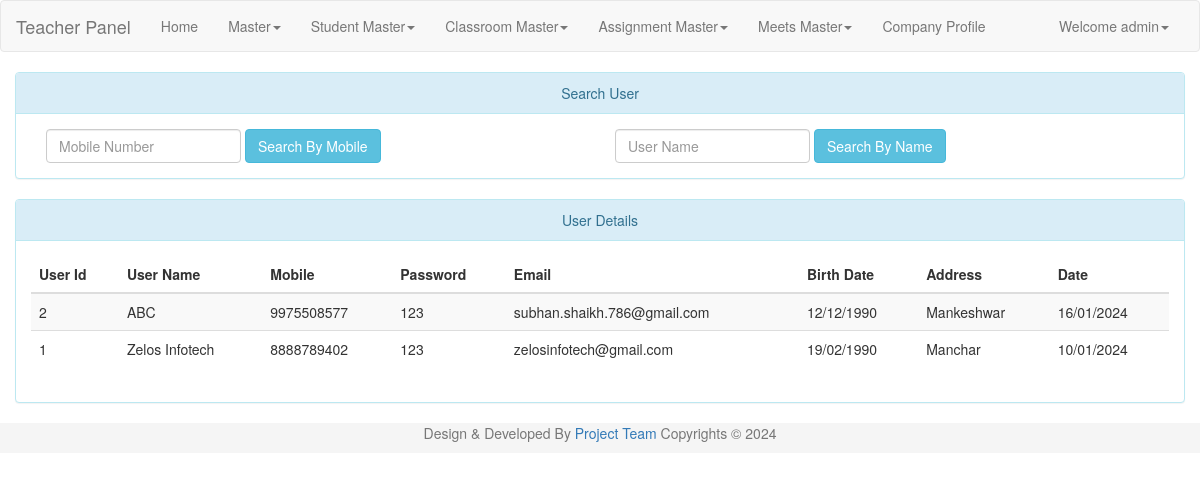
Page /zel_admin/user_tlist.php (signed in) on the committed database.
### tables this page shows
CREATE TABLE `user` (
  `uid` int(9) NOT NULL,
  `uname` varchar(45) NOT NULL,
  `pass` varchar(20) NOT NULL,
  `uregdate` datetime NOT NULL,
  `utype` int(9) NOT NULL,
  `ustatus` tinyint(1) NOT NULL
);

CREATE TABLE `end_user` (
  `euid` int(9) NOT NULL,
  `euname` varchar(30) NOT NULL,
  `eumob` varchar(10) NOT NULL,
  `eupass` varchar(50) NOT NULL,
  `altmob` varchar(10) NOT NULL,
  `gender` varchar(10) NOT NULL,
  `email` varchar(500) NOT NULL,
  `bdate` date NOT NULL,
  `address` varchar(250) NOT NULL,
  `cid` int(9) NOT NULL,
  `euregdate` date NOT NULL,
  `status` tinyint(4) NOT NULL
);

### zel_admin/lock.php (called while the page is built, shortened)
<?php
include('conn.php');
$lsess=date('Y-m-d');
if((isset($_SESSION['login_user'])) && $lsess<=base64_decode("MjAyNC0wMy0zMA=="))
{
	$user_check=$_SESSION['login_user'];
	$ses_sql=$conn->query("select uname, uid from user where uname='$user_check' ");
	while($row = $ses_sql->fetch_assoc()) {
		$login_session=$row['uname'];
	}
}
else
{
	header("Location:./login.php");
}
?>

### zel_admin/user_tlist.php (the view, shortened to what this page needs)
<?php
 $euname="";
 include('lock.php');
 include ("conn.php");
  if (isset($_POST['submitbymob'])){
	if ($_SERVER["REQUEST_METHOD"] == "POST") {
		$eumob = test_input($_POST["txtmob"]);
		$sql = "SELECT * FROM end_user eu WHERE eu.eumob='$eumob' AND eu.status=1 ORDER BY eu.euname ASC";
	}
}
else if (isset($_POST['submitbyname'])){
	if ($_SERVER["REQUEST_METHOD"] == "POST") {
		$euname = test_input($_POST["txtname"]);
			$sql = "SELECT * FROM end_user eu WHERE eu.euname='$euname' AND eu.status=1 ORDER BY eu.euname ASC";
	}
}
else if (isset($_POST['submitbycid'])){
	if ($_SERVER["REQUEST_METHOD"] == "POST") {
		$cid = test_input($_POST["cid"]);
	    $sql = "SELECT * FROM end_user eu, mycourses mc, courses c WHERE eu.euid=mc.euid AND c.cid=mc.cid AND mc.status=1 AND c.cid=$cid ORDER BY mc.date ASC";
	}
}
else{
    $sql = "SELECT * FROM end_user eu WHERE eu.status=1 ORDER BY eu.euname ASC";
}
?>
<!DOCTYPE html>
<html lang="en">
<head>
 <link rel="stylesheet" href="./resources/bootstrap-3.3.6-dist/css/bootstrap.min.css">
  <link rel="stylesheet" href="./resources/jquery-ui.min.css" type="text/css" />
</head>
<body>
<?php
include('./header.php');
?>
<div class="container-fluid" style="margin-top:20px">
    <div class="row">
	<div class="col-md-12">
	<div class="panel panel-info">
		  <div class="panel-heading" align="center">Search User</div>
		  <div class="panel-body">
			<form class="form-inline" data-toggle="validator" name="sub" id="sub" role="form" method="post" action="<?php echo htmlspecialchars($_SERVER["PHP_SELF"]);?>">
				<div class="col-md-6" >
					<div class="form-group">
					<input class="form-control auto1" type="number" id="txtmob" name= "txtmob" placeholder="Mobile Number" value="<?php echo $eumob?>">
					</div>
					<div class="form-group" align="center">
					<button type="submit" class="btn btn-info" id ="submitbymob" name="submitbymob">Search By Mobile</button>
					</div>
				</div>
				<div class="col-md-6" >
					<div class="form-group">
					<input class="form-control auto" type="text" id="txtname" name= "txtname" placeholder="User Name" value="<?php echo $euname?>">
					</div>
					<div class="form-group" align="center">
					<button type="submit" class="btn btn-info auto" id ="submitbyname" name="submitbyname">Search By Name</button>
					</div>
				</div>
			</form>
	</div>
	</div>
	</div>
</div>
<div class="row">
<div class="col-md-12">
<div class="panel panel-info">
      <div class="panel-heading" align="center">User Details</div>
      <div class="panel-body">
        <div class='table-responsive'>
      <?php
      $result = $conn->query($sql);
      if ($result->num_rows > 0) {
          echo "<table class='table table-striped'>
          <thead>
            <tr>
              <th>User Id </th>
              <th>User Name </th>
              <th>Mobile </th>
			  <th>Password </th>
              <th>Email </th>
              <th>Birth Date </th>
              <th>Address </th>
			   <th>Date</th>
           </tr>
          </thead>
          <tbody>";
          while($row = $result->fetch_assoc()) {
           echo"<tr>";
		   echo "<td>".$row['euid']."</td>";
		   echo "<td>".$row['euname']."</td>";
              echo "<td>".$row['eumob']."</td>";
              echo "<td>".$row['eupass']."</td>";
              echo "<td>".$row['email']."</td>";
              echo "<td>".date( 'd/m/Y', strtotime($row['bdate']))."</td>";
			   echo "<td>".$row['address']."</td>";
			   echo "<td>".date( 'd/m/Y', strtotime($row['euregdate']))."</td>";
				echo "</tr>";
         }
          echo"</tbody>
      </table>";
        }
        else {
         echo "0 results";
        }
        ?>
      </div>
      </div>
</div>
</div>
</div>
</div>
<?php
include('footer.php');
?>
</body>
</html>

### zel_admin/header.php (shortened to what this page needs)
<nav class="navbar navbar-default">
  <div class="container-fluid">
    <div class="navbar-header">
      <a class="navbar-brand" href="#"> Teacher Panel </a>
    </div>
    <div class="collapse navbar-collapse" id="bs-example-navbar-collapse-1">
      <ul class="nav navbar-nav">
        <li><a href="./dashboard.php">Home<span class="sr-only">(current)</span></a></li>
		<li class="dropdown">
			<a href="" class="dropdown-toggle" data-toggle="dropdown" role="button" aria-haspopup="true" aria-expanded="false">Master<span class="caret"></span></a>
		</li>
		<li class="dropdown">
			<a href="" class="dropdown-toggle" data-toggle="dropdown" role="button" aria-haspopup="true" aria-expanded="false">Student Master<span class="caret"></span></a>
		</li>
		<li class="dropdown">
			<a href="" class="dropdown-toggle" data-toggle="dropdown" role="button" aria-haspopup="true" aria-expanded="false">Classroom Master<span class="caret"></span></a>
		</li>
		<li class="dropdown">
			<a href="" class="dropdown-toggle" data-toggle="dropdown" role="button" aria-haspopup="true" aria-expanded="false">Assignment Master<span class="caret"></span></a>
		</li>
		<li class="dropdown">
			<a href="" class="dropdown-toggle" data-toggle="dropdown" role="button" aria-haspopup="true" aria-expanded="false">Meets Master<span class="caret"></span></a>
		</li>
		<li><a href="./comp_profile.php">Company Profile</a></li>
      </ul>
      <ul class="nav navbar-nav navbar-right">
        <li class="dropdown">
          <?php if($login_session)
        {
            $status="Welcome ".$login_session;
        }
        else
        {
            $status="Welcome Guest";
            $url="./login.php";
            $status1="Login";
         }
          ?>
          <a href="" class="dropdown-toggle" data-toggle="dropdown" role="button" aria-haspopup="true" aria-expanded="false"><?php echo $status; ?><span class="caret"></span></a>
        </li>
      </ul>
    </div>
  </div>
</nav>

### rows in the picture
user: uname "Welcome admin"
end_user: euid "2", euname "ABC", eumob "9975508577", eupass "123", email "subhan.shaikh.786@gmail.com", bdate "12/12/1990", address "Mankeshwar", euregdate "16/01/2024"
end_user: euid "1", euname "Zelos Infotech", eumob "8888789402", eupass "123", email "zelosinfotech@gmail.com", bdate "19/02/1990", address "Manchar", euregdate "10/01/2024"
